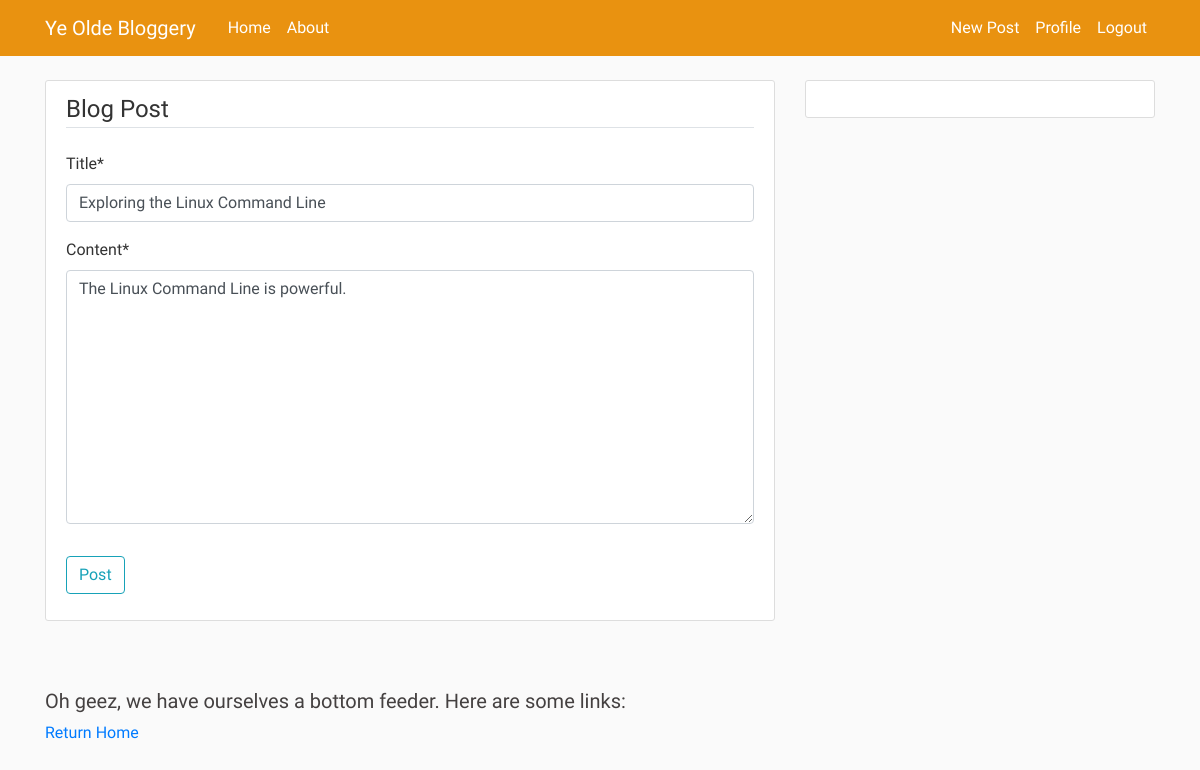
Screenshot of /post/12/update/ (signed in) with the database file from the repository.
### blog/models.py (models this page shows, shortened)
class Post(models.Model):
    title = models.CharField(max_length=100)
    content = models.TextField()
    date_posted = models.DateTimeField(default=timezone.now)
    author = models.ForeignKey(User, on_delete=models.CASCADE)

### blog/views.py (the view, shortened to what this page needs)
# urls.py: path('post/<int:pk>/update/', PostUpdateView.as_view(), name='post_update'),
class PostUpdateView(LoginRequiredMixin, UserPassesTestMixin, UpdateView):
    model = Post
    fields = ['title', 'content']
    def test_func(self):
        post = self.get_object()
        if self.request.user == post.author:
            return True
        return False

### blog/templates/blog/post_form.html (shortened to what this page needs)
{% extends "blog/base.html" %}
{% load crispy_forms_tags %}
{% block content %}
   <div class="content-section">
        <form method="POST">
            <fieldset class="form-group">
                <legend class="border-bottom mb-4">Blog Post</legend>
                {{ form|crispy }}
            </fieldset>
            <div class="form-group">
                <button class="btn btn-outline-info" type="submit">Post</button>
            </div>
        </form>
   </div>
{% endblock content %}

### blog/static/blog/css/main.css (style rules this page uses)
body { background: #fafafa; color: #333333; margin-top: 5rem; font-family: 'Dosis', sans-serif !important; }
.content-section { background: #ffffff; padding: 10px 20px; border: 1px solid #dddddd; border-radius: 3px; margin-bottom: 20px; }

### blog/templates/blog/base.html (style rules this page uses)
body { font-family: 'Dosis', sans-serif; font-size: 48px }
body { font-family: 'Pirata One', cursive; font-size: 48px }

### rows the page displays
Post: title "Exploring the Linux Command Line", content "The Linux Command Line is powerful."
